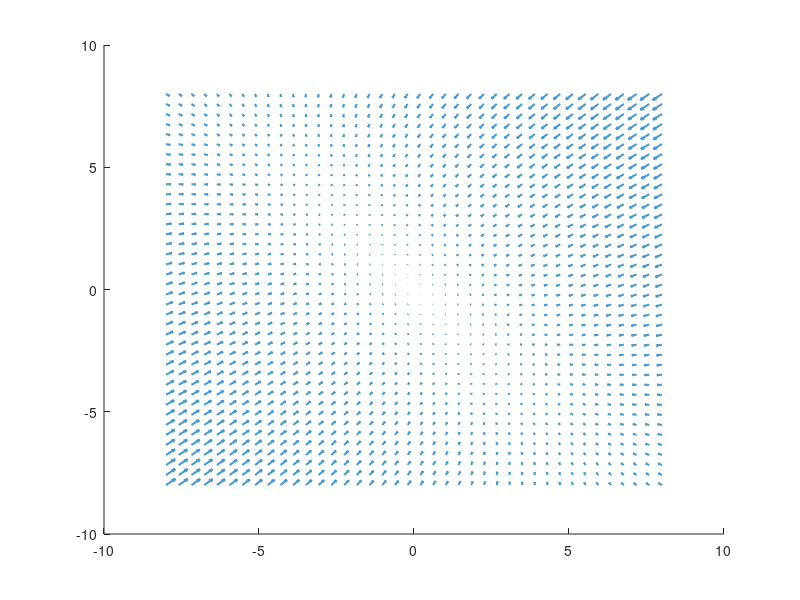

Write MATLAB code to recreate this figure. (Note: this script raises an error after producing the figure.)
%% SYSTEM THEORY AND ADVANCED CONTROL - Academic Year 2024/2025
% EXERCISE SESSION III 
% Geometry of Motion - 2D Evolution
clc; clear variables; close all;

% 1) System with Two Stable Eigenvalues (Stable Nodes)
% Define system dynamics with Hurwitz matrix
disp('1) Two stable eigenvalues: Stable nodes');

A = [-2.2 -1.0198; -0.9414 -1.8]; % Example matrix A with stable eigenvalues
[V, D] = eig(A); % Calculate eigenvalues and eigenvectors

disp('Eigenvalues of A:');
disp(D);

% Define grid range for state-space
L = 8;
[x1, x2] = meshgrid(linspace(-L, L, 40)); % Create grid for phase portrait
x1_dot = A(1,1)*x1 + A(1,2)*x2;
x2_dot = A(2,1)*x1 + A(2,2)*x2;

% Plot phase portrait
figure;
ax1 = gca;
hold(ax1, 'all');
quiver(ax1, x1, x2, x1_dot, x2_dot, 'AutoScaleFactor', 0.7, 'LineWidth', 1.5, 'Color', [0.3, 0.6, 0.8], DisplayName='Vector Field');
axis([-L L -L L]);
title(ax1, 'Phase Portrait with Stable Eigenvalues');
xlabel(ax1, 'x1'); 
ylabel(ax1, 'x2');

% Plot eigenspaces
l = linspace(-L, L, 10);
v1 = (V(:,1)./norm(V(:,1))) * l;
v2 = (V(:,2)./norm(V(:,2))) * l;
plot(ax1, v1(1,:), v1(2,:), 'LineWidth', 2, DisplayName='Stable Node Eigenvector 1');
plot(ax1, v2(1,:), v2(2,:), 'LineWidth', 2, DisplayName='Stable Node Eigenvector 2');
legend(ax1, 'Interpreter', 'latex', Location='southeastoutside')
grid on;

%% 1.1) Animate Solution with Initial Condition
x0 = -5*V(:,1)./norm(V(:,1)) + -5*V(:,2)./norm(V(:,2)); % Initial condition

eps = 0.01;
Tf = log(norm(x0)/eps) / -max(eig(A));
t = 0:0.08:Tf;

p = [];
q = [];
% Plot animation of solution
initial_point = plot(ax1, x0(1), x0(2), 'ko', 'MarkerFaceColor', 'k', DisplayName='$x_0$');
for i = 2:length(t)
    x = solveLinearSystem(A, t(1:i), x0); % Solve system from t=0 to t(i)
    if i > 2 
        delete(p); 
        delete(q); 
    end
    p = plot(ax1, x(1,:), x(2,:),'LineWidth', 1.5, 'LineStyle', '--', 'Color', 'r', DisplayName='Trajectory');
    q = plot(ax1, x(1,end), x(2,end), 'bo', 'MarkerFaceColor', 'b', DisplayName='$x_{\infty}$');
    pause(0.05);
end

%% 1.2) Plot Family of Solutions

% Clear previous plots
delete(p); 
delete(q); 
delete(initial_point);

theta = linspace(0, 2*pi, 20); % Parametric family of initial conditions
for i = 1:length(theta)
    x0 = 7 * [cos(theta(i)); sin(theta(i))];
    x = solveLinearSystem(A, t, x0);
    plot(ax1, x(1,1), x0(2,1), 'bo', 'MarkerFaceColor', 'b', DisplayName='Initial Point'); % Initial point
    plot(ax1, x(1,:), x(2,:), 'LineWidth', 1.5, LineStyle='--');
    delete(legend)
end
legend(ax1, '', 'Stable Node Eigenvector 1', 'Stable Node Eigenvector 2');
title(ax1, 'Family of Solutions for Stable Node');

%% 2) System with One Stable and One Unstable Eigenvalue (Saddle Point)
clc; clear variables; close all;

A = [-0.2 -1.8; -1.2 -0.8];
[V, D] = eig(A); % Compute eigenvalues and eigenvectors
disp('2) Saddle Point: Eigenvalues of A');
disp(D);

L = 8; % Range limit
[x1, x2] = meshgrid(linspace(-L, L, 40));
x1_dot = A(1,1)*x1 + A(1,2)*x2;
x2_dot = A(2,1)*x1 + A(2,2)*x2;

% Phase portrait for saddle point
figure;
ax2 = gca;
hold(ax2, 'all');
quiv = quiver(ax2, x1, x2, x1_dot, x2_dot, 'AutoScaleFactor', 1, 'LineWidth', 1.5, 'Color', [0.3, 0.5, 0.7], DisplayName='Vector Field');
axis([-L L -L L]);
title(ax2, 'Phase Portrait with Saddle Point');
xlabel(ax2, 'x1'); ylabel(ax2, 'x2');

l = linspace(-L, L, 10); % Range for eigenspaces
v1 = (V(:,1)./norm(V(:,1))) * l;
v2 = (V(:,2)./norm(V(:,2))) * l;

plot(ax2, v1(1,:), v1(2,:), 'LineWidth', 2, DisplayName='Unstable Eigenvector');
plot(ax2, v2(1,:), v2(2,:), 'LineWidth', 2, DisplayName='Stable Eigenvector');
legend(ax2, 'interpreter', 'latex', Location='southeastoutside');
grid on;

%% 2.1) Animate Solution with Initial Condition for Saddle
x0 = -7*V(:,2) + 0.6*V(:,1);
eps = 1/50;
Tf = max(log(norm(x0)/eps)/-min(D(D<0)), log(norm(x0)*sqrt(2)*L)/max(D(D>0)));
t = 0:0.08:Tf;

p = [];
q = [];
initial_point = plot(ax2, x0(1), x0(2), 'ko', 'MarkerFaceColor', 'k', DisplayName='$x_0$');
for i = 2:length(t)
    x = solveLinearSystem(A, t(1:i), x0);
    if i > 2 
        delete(p); 
        delete(q); 
    end
    p = plot(ax2, x(1,:), x(2,:), 'LineWidth', 1.5,LineStyle='--', DisplayName='Trajectory', Color='red');
    q = plot(ax2, x(1,end), x(2,end), 'bo', 'MarkerFaceColor', 'b', DisplayName='$x_{\infty}$');
    pause(0.05);
    
end

%% 2.2) Plot Family of Solutions for Saddle Point

% Delete previous Elements on the plot
delete(p); 
delete(q);
delete(initial_point);
delete(legend);
delete(quiv);

theta = linspace(0, 2*pi, 20); % parametrized initial conditions
for i = 1:length(theta)
    x0 = 5 * [cos(theta(i)); sin(theta(i))];
    x = solveLinearSystem(A, t, x0);
    plot(ax2, x(1,1), x0(2,1), 'bo', 'MarkerFaceColor', 'b', DisplayName='$x_0$'); % Initial point
    plot(ax2, x(1,:), x(2,:), 'LineWidth', 2, LineStyle='--', DisplayName='');
end
legend(ax2, 'Unstable Eigenvector', 'Stable Eigenvector')
title(ax2, 'Family of Solutions for Saddle Point');

%% 3) 2 Complex Eigenvalues
clear; clc; close all;

alpha = - 0.5;  % Complex number z = alpha + omega
omega = 3;

% Let's construct a matrix having complex conjugate eigenvalues
V = [-1, 3;
    1, 3/2];

S = [alpha, omega; 
    - omega, alpha];

A = V * S * pinv(V);

[V_comp, D] = eig(A);

disp('Eigenvalues of A:');
disp(D);

L = 8; % Range limit
[x1, x2] = meshgrid(linspace(-L, L, 40));
x1_dot = A(1,1)*x1 + A(1,2)*x2;
x2_dot = A(2,1)*x1 + A(2,2)*x2;

% Phase portrait for complex eigenvalues
figure;
ax3 = gca;
hold(ax3, 'all');
quiv = quiver(ax3, x1, x2, x1_dot, x2_dot, 'AutoScaleFactor', 1, 'LineWidth', 1.5, 'Color', [0.3, 0.5, 0.7], DisplayName='Vector Field');
axis([-L L -L L]);
title(ax3, 'Phase Portrait with Complex Eigenvalues');
xlabel(ax3, 'x1'); 
ylabel(ax3, 'x2');

l = linspace(-L, L, 10); % Range for eigenspaces
v1 = (V(:,1)./norm(V(:,1))) * l;
v2 = (V(:,2)./norm(V(:,2))) * l;

plot(ax3, v1(1,:), v1(2,:), 'LineWidth', 2, DisplayName='$v_1$');
plot(ax3, v2(1,:), v2(2,:), 'LineWidth', 2, DisplayName='$v_2$');
legend(ax3, 'interpreter', 'latex', Location='southeastoutside');
grid on;

%% 3.1) Animate the solution
x0 = - 2*V(:,2)./norm(V(:,2))+ 2*V(:,1)./norm(V(:,1));

eps = 1/50;
Tf = 1.2*max(log(norm(x0)/eps)./alpha, log(norm(x0)*sqrt(2)*L)./-alpha);
t = 0:0.08:Tf;

if Tf==Inf
    Tf=4;
end

p = [];
q = [];
initial_point = plot(ax3, x0(1), x0(2), 'ko', 'MarkerFaceColor', 'k', DisplayName='$x_0$');
for i = 2:length(t)
    x = solveLinearSystem(A, t(1:i), x0);
    if i > 2 
        delete(p); 
        delete(q); 
    end
    p = plot(ax3, x(1,:), x(2,:), 'LineWidth', 1.5,LineStyle='--', DisplayName='Trajectory', Color='red');
    q = plot(ax3, x(1,end), x(2,end), 'bo', 'MarkerFaceColor', 'b', DisplayName='$x_{\infty}$');
    pause(0.02);
end

if alpha<0
    title(ax3, 'Stable focus');
else
    title(ax3, 'Unstable focus');
end

%% 2.2) Plot Family of Solutions for Complex Eigenvalues
% Delete previous Elements on the plot
delete(p); 
delete(q);
delete(initial_point);
delete(legend);
delete(quiv);

theta = linspace(0, 2*pi, 10); % parametrized initial conditions
for i = 1:length(theta)
    x0 = 5 * [cos(theta(i)); sin(theta(i))];
    x = solveLinearSystem(A, t, x0);
    plot(ax3, x(1,1), x0(2,1), 'bo', 'MarkerFaceColor', 'b', DisplayName='$x_0$'); % Initial point
    plot(ax3, x(1,:), x(2,:), 'LineWidth', 2, LineStyle='--', DisplayName='');
end
title(ax3, 'Family of Solutions for Complex Eigenvalues');
